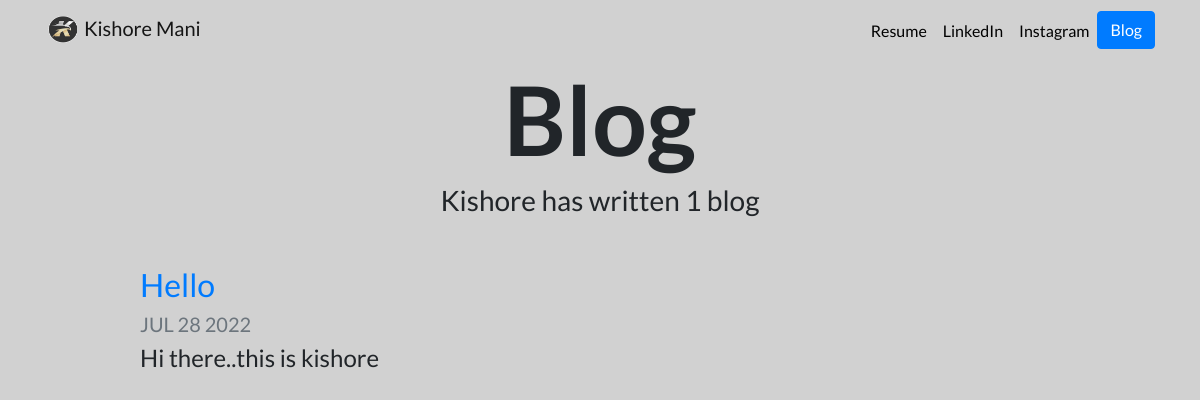
Screenshot of /blog/ with the database file from the repository.
### blog/models.py (models this page shows, shortened)
class Blog(models.Model):
  title= models.CharField(max_length=200)
  description= models.TextField()
  date=models.DateField()

### blog/views.py (the view)
# urls.py: path('', views.all_blogs, name="all_blogs"),
def all_blogs(request):
  blogs = Blog.objects.order_by('-date')
  return render(request, "blog/all_blogs.html",{"blogs":blogs})

### blog/templates/blog/all_blogs.html
{% extends "portfolio/base.html" %}
{% load static %}
{% block content %}
<h1 id="blogtitle" class="font-weight-bold text-center">Blog</h1>
<h3 class="text-center mb-5">Kishore has written {{ blogs.count }} blog{{ blogs.count|pluralize }}</h3>
{% for blog in blogs %}
<div class="row justify-content-center my-3">
  <div class="col-md-10">
    <a href="{% url 'blog:detail' blog.id %}">
      <h2>{{ blog.title }}</h2>
    </a>
    <h5 class="text-muted">{{ blog.date|date:'M d Y'|upper }}</h5>
    <h4>{{ blog.description|striptags|truncatechars:100 }}</h4>
  </div>
</div>
{% endfor %}
{% endblock %}

### portfolio/static/portfolio/custom.css (style rules this page uses)
body { font-family: 'Lato', sans-serif; }
#blogtitle { font-size: 6rem; }

### rows the page displays
Blog: title "Hello", date "JUL 28 2022", description "Hi there..this is kishore"

### other values shown
{{ blogs.count }} "1"
